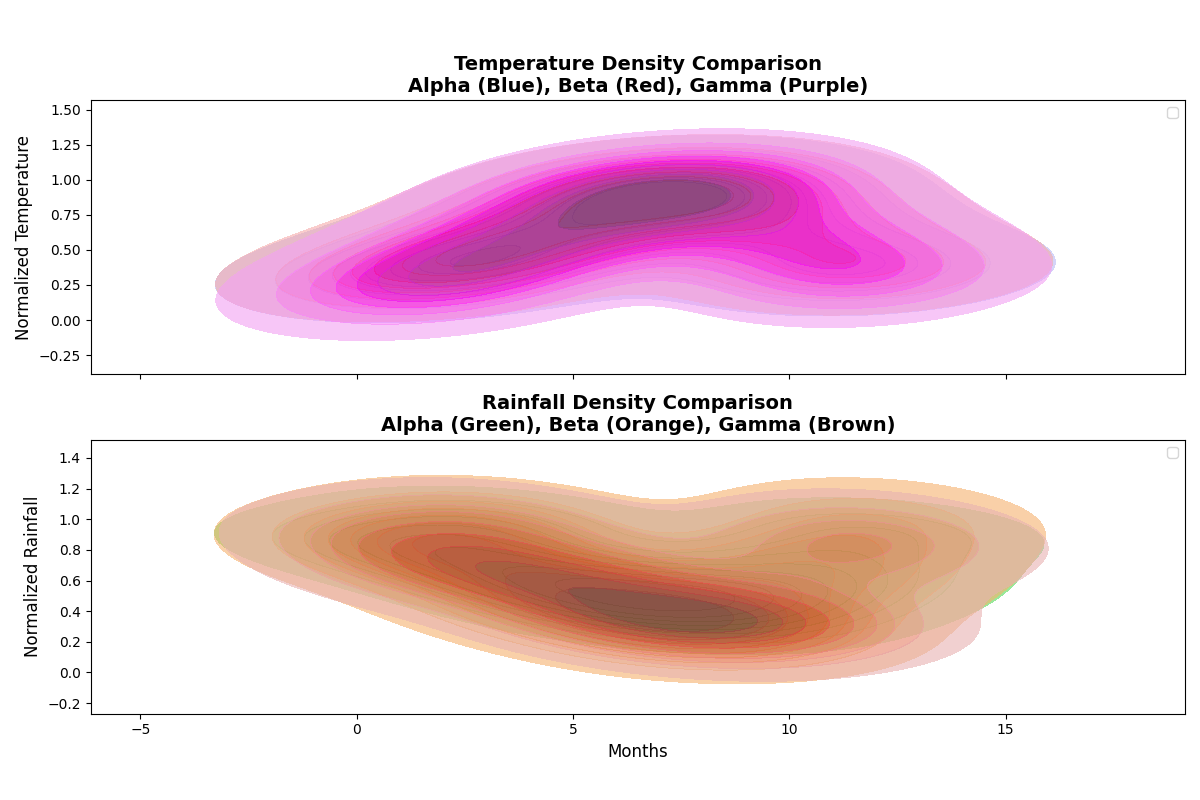

This figure's Python source:
import matplotlib.pyplot as plt
import numpy as np
import seaborn as sns

# Temperature data (in Celsius) over the course of a year for three regions
temperatures_alpha = np.array([
    7, 9, 11, 14, 18, 22, 25, 24, 20, 15, 10, 8   # Region Alpha
])
temperatures_beta = np.array([
    8, 11, 14, 17, 21, 26, 29, 28, 24, 19, 13, 9  # Region Beta
])
temperatures_gamma = np.array([
    5, 8, 12, 16, 20, 25, 28, 27, 23, 17, 12, 7   # Region Gamma
])

# Rainfall data (in mm) over the course of a year for three regions
rainfall_alpha = np.array([
    120, 110, 140, 90, 80, 70, 60, 50, 70, 80, 100, 130  # Region Alpha
])
rainfall_beta = np.array([
    100, 100, 120, 70, 60, 50, 40, 30, 40, 70, 90, 120   # Region Beta
])
rainfall_gamma = np.array([
    130, 100, 150, 100, 90, 60, 50, 40, 50, 60, 110, 140 # Region Gamma
])

# Month labels for the plot
months = np.array([1, 2, 3, 4, 5, 6, 7, 8, 9, 10, 11, 12])

# Normalize data for better density visualization
temperatures_alpha_norm = temperatures_alpha / temperatures_alpha.max()
temperatures_beta_norm = temperatures_beta / temperatures_beta.max()
temperatures_gamma_norm = temperatures_gamma / temperatures_gamma.max()

rainfall_alpha_norm = rainfall_alpha / rainfall_alpha.max()
rainfall_beta_norm = rainfall_beta / rainfall_beta.max()
rainfall_gamma_norm = rainfall_gamma / rainfall_gamma.max()

# Create a density plot
fig, ax = plt.subplots(2, 1, figsize=(12, 8), sharex=True)

# Density of temperatures
sns.kdeplot(x=months, y=temperatures_alpha_norm, ax=ax[0], fill=True, color='blue', alpha=0.6, label='Alpha')
sns.kdeplot(x=months, y=temperatures_beta_norm, ax=ax[0], fill=True, color='red', alpha=0.6, label='Beta')
sns.kdeplot(x=months, y=temperatures_gamma_norm, ax=ax[0], fill=True, color='purple', alpha=0.6, label='Gamma')
ax[0].set_title("Temperature Density Comparison\nAlpha (Blue), Beta (Red), Gamma (Purple)", fontsize=14, fontweight='bold')
ax[0].set_ylabel("Normalized Temperature", fontsize=12)
ax[0].legend()

# Density of rainfall
sns.kdeplot(x=months, y=rainfall_alpha_norm, ax=ax[1], fill=True, color='green', alpha=0.6, label='Alpha')
sns.kdeplot(x=months, y=rainfall_beta_norm, ax=ax[1], fill=True, color='orange', alpha=0.6, label='Beta')
sns.kdeplot(x=months, y=rainfall_gamma_norm, ax=ax[1], fill=True, color='brown', alpha=0.6, label='Gamma')
ax[1].set_title("Rainfall Density Comparison\nAlpha (Green), Beta (Orange), Gamma (Brown)", fontsize=14, fontweight='bold')
ax[1].set_xlabel("Months", fontsize=12)
ax[1].set_ylabel("Normalized Rainfall", fontsize=12)
ax[1].legend()

# Adjust layout to prevent overlap
plt.tight_layout(rect=[0, 0.03, 1, 0.95])

# Display the plot
plt.show()
